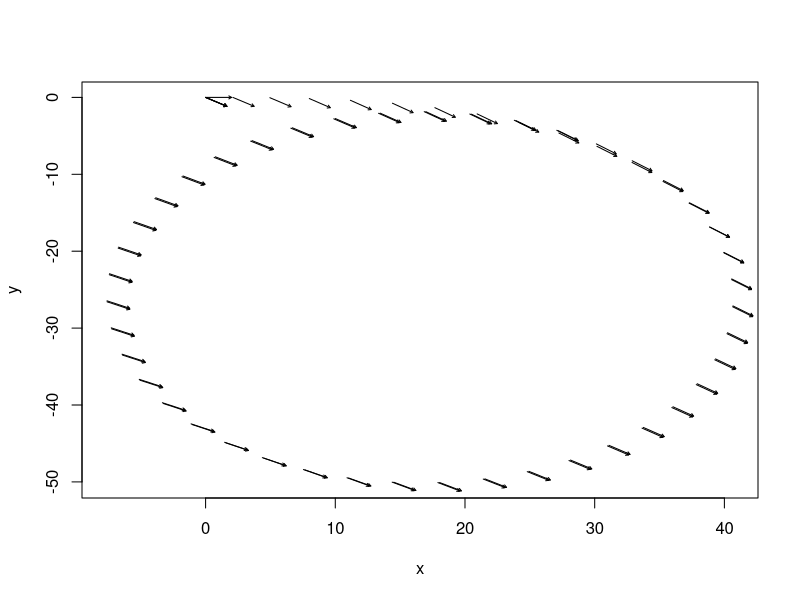

Write the R code that produced this figure.
# Source code from 
# http://fawn.unibw-hamburg.de/cgi-bin/Rwiki.pl?QuiverPlot

 quiver<- function(u,v,scale=1,length=0.05)
 # first stab at matlab's quiver in R
 # from http://tolstoy.newcastle.edu.au/R/help/01c/2711.html
 # Robin Hankin Tue 20 Nov 2001 - 13:10:28 EST
  {
    xpos <- col(u)
    ypos <- max(row(u))-row(u)

    speed <- sqrt(u*u+v*v)
    maxspeed <- max(speed)

    u <- u*scale/maxspeed
    v <- v*scale/maxspeed

    matplot(xpos,ypos,type="p",cex=0)
    arrows(xpos,ypos,xpos+u,ypos+v,length=length*min(par.uin()))
  }

 positionCourseGraph <- function(x, y, course, scale=1, length=0.05)
{
    u = cos(course)
    v = sin(course)

    l <- sqrt(u*u+v*v)
    maxl <- max(l)

    u <- u*scale/maxl
    v <- v*scale/maxl

    matplot(x, y, type="pl",cex=0)
    arrows(x, y, x + u, y + v, length = length*min(par.uin()))
}

 par.uin <- function()
  # determine scale of inches/userunits in x and y
  # from http://tolstoy.newcastle.edu.au/R/help/01c/2714.html
  # Brian Ripley Tue 20 Nov 2001 - 20:13:52 EST
 {
    u <- par("usr")
    p <- par("pin")
    c(p[1]/(u[2] - u[1]), p[2]/(u[4] - u[3]))
 }

 pos <- read.table("positions.txt", header=T,sep=",")
 positionCourseGraph(pos$x, pos$y, pos$course, 2, 0.4)
 
